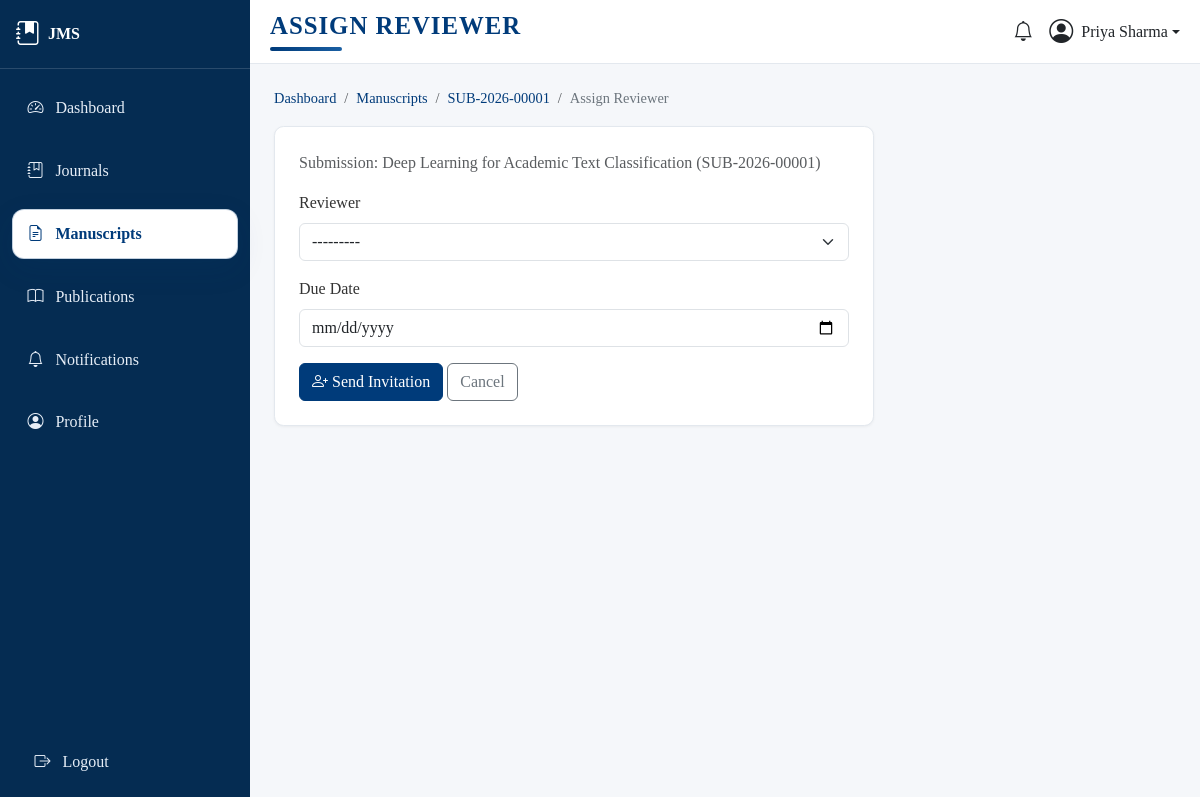
Screenshot of /journal/submissions/1/assign-reviewer/ (signed in) with the database file from the repository.
### journal/models.py (models this page shows, shortened)
class Submission(models.Model):
    STATUS_SUBMITTED = 'submitted'
    STATUS_SCREENING = 'screening'
    STATUS_UNDER_REVIEW = 'under_review'
    STATUS_REVISION_REQUESTED = 'revision_requested'
    STATUS_ACCEPTED = 'accepted'
    STATUS_REJECTED = 'rejected'
    STATUS_PUBLISHED = 'published'
    STATUS_CHOICES = [
        (STATUS_SUBMITTED, 'Submitted'),
        (STATUS_SCREENING, 'Screening'),
        (STATUS_UNDER_REVIEW, 'Under Review'),
        (STATUS_REVISION_REQUESTED, 'Revision Requested'),
        (STATUS_ACCEPTED, 'Accepted'),
        (STATUS_REJECTED, 'Rejected'),
        (STATUS_PUBLISHED, 'Published'),
    ]
    STATUS_BADGE = {
        STATUS_SUBMITTED: 'secondary',
        STATUS_SCREENING: 'info',
        STATUS_UNDER_REVIEW: 'primary',
        STATUS_REVISION_REQUESTED: 'warning',
        STATUS_ACCEPTED: 'success',
        STATUS_REJECTED: 'danger',
        STATUS_PUBLISHED: 'success',
    }
    submission_id = models.CharField(max_length=30, unique=True, blank=True, editable=False)
    journal = models.ForeignKey(Journal, on_delete=models.CASCADE, related_name='submissions')
    issue = models.ForeignKey(
        Issue, on_delete=models.SET_NULL, null=True, blank=True, related_name='articles',
        help_text='Assigned once the article is scheduled for publication',
    )
    title = models.CharField(max_length=300)
    abstract = models.TextField()
    keywords = models.CharField(max_length=300, help_text='Comma-separated keywords')
    subject_area = models.CharField(max_length=150)
    co_authors = models.CharField(
        max_length=500, blank=True,
        help_text='Comma-separated names of co-authors (if any)',
    )
    corresponding_author = models.ForeignKey(
        User, on_delete=models.CASCADE, related_name='submissions',
        limit_choices_to={'profile__role': 'author'},
    )
    manuscript_file = models.FileField(upload_to='manuscripts/', validators=[validate_manuscript_file])
    version_number = models.PositiveIntegerField(default=1)
    status = models.CharField(max_length=20, choices=STATUS_CHOICES, default=STATUS_SUBMITTED)
    editor_decision_comment = models.TextField(blank=True)
    submission_date = models.DateTimeField(auto_now_add=True)
    updated_at = models.DateTimeField(auto_now=True)
    class Meta:
        ordering = ['-submission_date']

### journal/views.py (the view)
# urls.py: path('submissions/<int:pk>/assign-reviewer/', views.assign_reviewer, name='assign_reviewer'),
@login_required
def assign_reviewer(request, pk):
    submission = get_object_or_404(Submission, pk=pk)
    if not (is_admin(request.user) or (is_editor(request.user) and submission.journal.editor_id == request.user.id)):
        messages.error(request, 'You do not have permission to assign reviewers for this submission.')
        return redirect('journal:submission_detail', pk=pk)
    if request.method == 'POST':
        form = AssignReviewerForm(request.POST)
        if form.is_valid():
            reviewer = form.cleaned_data['reviewer']
            Review.objects.get_or_create(
                submission=submission, reviewer=reviewer,
                defaults={'due_date': form.cleaned_data['due_date']},
            )
            if submission.status == Submission.STATUS_SUBMITTED:
                submission.status = Submission.STATUS_SCREENING
                submission.save(update_fields=['status'])
            Notification.objects.create(
                user=reviewer,
                category=Notification.CATEGORY_REVIEWER_INVITATION,
                message=f'You have been invited to review "{submission.title}" ({submission.submission_id}).',
            )
            messages.success(request, f'{reviewer.username} invited to review this submission.')
            return redirect('journal:submission_detail', pk=pk)
    else:
        form = AssignReviewerForm()
    return render(request, 'journal/assign_reviewer_form.html', {'form': form, 'submission': submission})

### journal/forms.py
class AssignReviewerForm(forms.Form):
    reviewer = forms.ModelChoiceField(
        queryset=None, label='Reviewer',
        widget=forms.Select(attrs={'class': 'form-select'}),
    )
    due_date = forms.DateField(
        required=False,
        widget=forms.DateInput(attrs={'class': 'form-control', 'type': 'date'}),
    )
    def __init__(self, *args, **kwargs):
        from django.contrib.auth.models import User
        super().__init__(*args, **kwargs)
        self.fields['reviewer'].queryset = User.objects.filter(profile__role='reviewer', is_active=True)

### core/context_processors.py (called while the page is built)
def sidebar_context(request):
    role = None
    unread_notifications = 0
    if request.user.is_authenticated and hasattr(request.user, 'profile'):
        role = request.user.profile.role
        unread_notifications = request.user.notifications.filter(is_read=False).count()
    return {
        'current_role': role,
        'unread_notifications': unread_notifications,
    }

### journal/views.py (called while the page is built)
def _role(user):
    return getattr(getattr(user, 'profile', None), 'role', None)

def is_admin(user):
    return user.is_authenticated and _role(user) == Profile.ROLE_ADMIN

def is_editor(user):
    return user.is_authenticated and _role(user) == Profile.ROLE_EDITOR

### templates/journal/assign_reviewer_form.html (shortened to what this page needs)
{% extends 'base.html' %}
{% block page_title %}Assign Reviewer{% endblock %}
{% block breadcrumbs %}
<nav aria-label="breadcrumb">
  <ol class="breadcrumb jms-breadcrumb">
    <li class="breadcrumb-item"><a href="{% url 'core:dashboard' %}">Dashboard</a></li>
    <li class="breadcrumb-item"><a href="{% url 'journal:submission_list' %}">Manuscripts</a></li>
    <li class="breadcrumb-item"><a href="{% url 'journal:submission_detail' submission.pk %}">{{ submission.submission_id }}</a></li>
    <li class="breadcrumb-item active" aria-current="page">Assign Reviewer</li>
  </ol>
</nav>
{% endblock %}
{% block content %}
<div class="jms-card p-4" style="max-width:600px;">
  <p class="text-muted">Submission: {{ submission.title }} ({{ submission.submission_id }})</p>
  <form method="post" novalidate>
    <div class="mb-3">
      <label class="form-label">Reviewer</label>
      {{ form.reviewer }}
    </div>
    <div class="mb-3">
      <label class="form-label">Due Date</label>
      {{ form.due_date }}
    </div>
    <button type="submit" class="btn btn-primary"><i class="bi bi-person-plus"></i> Send Invitation</button>
    <a href="{% url 'journal:submission_detail' submission.pk %}" class="btn btn-outline-secondary">Cancel</a>
  </form>
</div>
{% endblock %}

### templates/base.html (shortened to what this page needs)
{% load static %}
<!DOCTYPE html>
<html lang="en">
<head>
  <link href="https://cdn.jsdelivr.net/npm/bootstrap@5.3.3/dist/css/bootstrap.min.css" rel="stylesheet">
  <link rel="stylesheet" href="https://cdn.jsdelivr.net/npm/bootstrap-icons@1.11.3/font/bootstrap-icons.css">
  <link rel="stylesheet" href="{% static 'css/custom.css' %}">
</head>
<body class="d-flex flex-column min-vh-100">
{% if user.is_authenticated %}
  <div class="d-flex flex-grow-1">
    {% include 'includes/sidebar.html' %}
    <div class="flex-grow-1 d-flex flex-column" style="min-width: 0;">
      <header class="jms-topbar d-flex justify-content-between align-items-center">
        <div class="d-flex align-items-center">
          <h5 class="mb-0 fw-bold dashboard-heading">
            {% block page_title %}{{ page_title|default:"Dashboard" }}{% endblock %}
          </h5>
        </div>
        <div class="d-flex align-items-center gap-3">
          <a href="{% url 'core:notifications' %}" class="position-relative text-dark text-decoration-none" title="Notifications">
            <i class="bi bi-bell fs-5"></i>
          </a>
          <div class="dropdown">
            <a class="d-flex align-items-center text-dark text-decoration-none dropdown-toggle" href="#" role="button" data-bs-toggle="dropdown">
              {% if user.profile.photo %}
                <img src="{{ user.profile.photo.url }}" class="rounded-circle me-2" width="32" height="32" style="object-fit:cover;">
              {% else %}
                <i class="bi bi-person-circle fs-4 me-2"></i>
              {% endif %}
              <span class="d-none d-md-inline">{{ user.get_full_name|default:user.username }}</span>
            </a>
          </div>
        </div>
      </header>
      <main class="p-3 p-md-4 flex-grow-1">
{% endif %}
        {% block breadcrumbs %}{% endblock %}
        {% block content %}{% endblock %}
{% if user.is_authenticated %}
      </main>
    </div>
  </div>
{% else %}
  </main>
  {% include 'includes/footer.html' with show_logout=True %}
{% endif %}
</body>
</html>

### static/css/custom.css (style rules this page uses)
:root { --jms-primary: #003B7A; --jms-primary-light: #1a5fa3; --jms-sidebar-bg: #052c52; --jms-sidebar-hover: #0a4e8f; --jms-bg: #f5f7fa; --jms-card-bg: #ffffff; --jms-text: #333333; --jms-border-radius: 0.6rem; }
body { background-color: var(--jms-bg); color: var(--jms-text); font-family: Georgia, 'Times New Roman', Times, serif; min-height: 100vh; display: flex; flex-direction: column; }
body > .d-flex, body > .container, body > main { width: 100%; }
.jms-topbar { background-color: #ffffff; border-bottom: 1px solid #e3e8ee; padding: 0.75rem 1.25rem; }
.dashboard-heading { font-size: 1.55rem; letter-spacing: 0.04em; text-transform: uppercase; color: var(--jms-primary); line-height: 1.1; }
.dashboard-heading::after { content: ""; display: block; width: 72px; height: 4px; margin-top: 0.5rem; border-radius: 999px; background: linear-gradient(90deg, var(--jms-primary), var(--jms-primary-light)); }
.jms-card { background-color: var(--jms-card-bg); border-radius: var(--jms-border-radius); border: 1px solid #e3e8ee; box-shadow: 0 1px 3px rgba(0,0,0,0.05); }
.btn-primary { background-color: var(--jms-primary); border-color: var(--jms-primary); }
.jms-breadcrumb { --bs-breadcrumb-divider: '/'; margin-bottom: 1rem; font-size: 0.9rem; }
.jms-breadcrumb .breadcrumb-item a { color: var(--jms-primary); text-decoration: none; }
.jms-breadcrumb .breadcrumb-item.active { color: #6c757d; }

### rows the page displays
Submission: submission_id "SUB-2026-00001", title "Deep Learning for Academic Text Classification"

### other values shown
{{ user.get_full_name|default:user.username }} "Priya Sharma"
